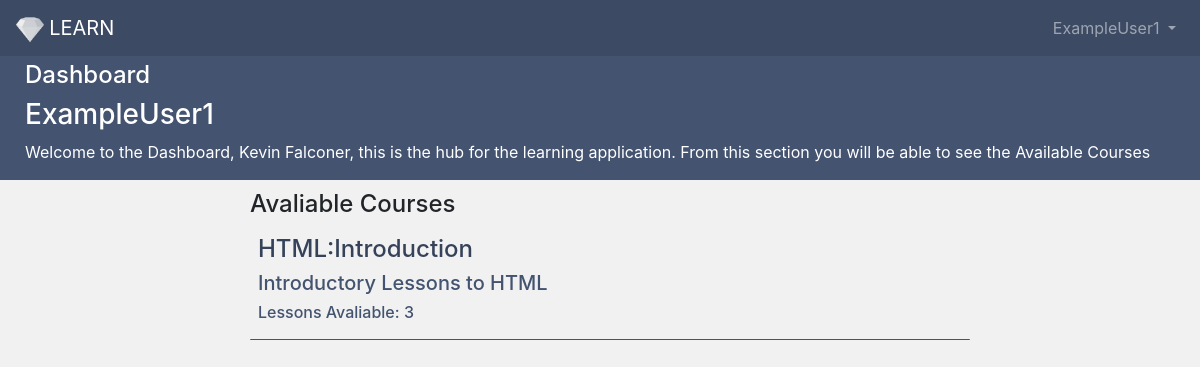
Page /dashboard/ExampleUser1/ (signed in) on the committed database.
### application.py (models this page shows, shortened)
class User(UserMixin, db.Model):
    __tablename__ = 'user'
    id = db.Column(db.Integer, primary_key=True)
    firstname = db.Column('firstname', db.String(20), index=True)
    lastname = db.Column('lastname', db.String(20), index=True)
    email = db.Column('email', db.String(50), unique=True, index=True)
    username = db.Column('username', db.String(20), unique=True, index=True)
    password = db.Column('password', db.String(20))

class Course(db.Model):
    __tablename__ = 'course'
    courseid = db.Column(db.Integer, primary_key=True, unique=True)
    coursename = db.Column('coursename', db.String(20), index=True)
    description = db.Column('description', db.String(500), index=True)
    lessons = db.Column(db.Integer, index=True)

### application.py (the view)
@app.route('/dashboard/<username>/')
@login_required #loginrequired handy bit of functionality that comes with flask_login which requires the user to be logged in to access certain parts of the websites
def dashboard(username):
    user = User.query.filter_by(username=username).first()
    if username != current_user.username: #stops users accessing other users dashboard
        return redirect(url_for('.dashboard', username=current_user.username))
    return render_template('dashboard.html', user=user, courses=Course.query.filter_by(coursename='HTML:Introduction')) #renders only HTML introduction course as this is the only course which is being evaluted, there are other courses in the DB table, however it was best the user could not see them

### application.py (called while the page is built)
@login_manager.user_loader
def load_user(user_id):
    return User.query.filter(User.id == int (user_id)).first()

### templates/dashboard.html (shortened to what this page needs)
<html>
<head>
	<link rel="stylesheet" href="https://maxcdn.bootstrapcdn.com/bootstrap/4.0.0/css/bootstrap.min.css">
</head>
<body>
<nav class="navbar navbar-expand-sm navbar-dark" style="background-color: #3c4a64;">
  <a class="navbar-brand" href="#"><img src="/static/img/logo_transparent.png" height="27.5" class="logo"> LEARN</a>
  <div class="collapse navbar-collapse" id="navbarSupportedContent">
    <ul class="navbar-nav ml-auto">
      <li class="nav-item active">
      <li class="nav-item dropdown">
        <a class="nav-link dropdown-toggle" href="#" id="navbarDropdown" role="button" data-toggle="dropdown" aria-haspopup="true" aria-expanded="false">
		{{user.username}}
        </a>
      </li>
    </ul>
  </div>
</nav>
		<div class="heading">
		<div class="title">
		<h4>  Dashboard</h4>
		<h3>  {{ user.username}}</h3>
		<p>   Welcome to the Dashboard, {{ user.firstname }} {{user.lastname}}, this is the hub for the learning application. From this section you will be able to see the Available Courses</p>
		</div>
		</div>
		<div class="body">
		<h4>Avaliable Courses</h4>
			{% for course in courses %}
			<div class='Course1'>
				<h4><a href='course/{{course.courseid}}' style="color: #354259; text-decoration:none">{{ course.coursename }}</a></h4>
				<h5>{{course.description}}	</h5>						<div class="lessons">
					<h6>Lessons Avaliable: {{course.lessons}}</h6>				</div>
			</div>
			<br>
			{% endfor %}
	</div>
</body>
</html>

### templates/dashboard.html (style rules this page uses)
body { font-size:16px; background-color: f1f1f1; }
.heading { background-color: 435370; color: white; }
.title { padding-top:5px; padding-left:25px; padding-bottom:0.1px; }
.body { width: 60%; position: absolute; left: 250px; padding-top:10px; }
.course1 { border-bottom: 1px solid; border-radius: 1px; padding: 8px; color: 435370; }
.lessons { left:20px; }

### rows in the picture
User: username "ExampleUser1", firstname "Kevin", lastname "Falconer"
Course: coursename "HTML:Introduction", description "Introductory Lessons to HTML", lessons "3"
